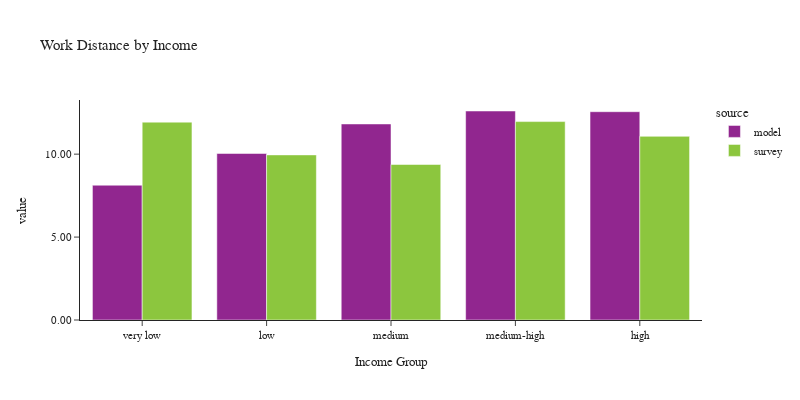

Source (notebook cell):
### Code cell
plot_work_location(df_workers, 'hhincome_group', 'Income', 'Income Group')

### Figure 1 — Plotly figure (JSON) as saved in the notebook; plotly's stock layout.template omitted (floating-point values rounded to 4 significant figures)
{"data": [{"alignmentgroup": "True", "customdata": [[8159], [16096], [47453], [66169], [79046]], "hovertemplate": "source=model<br>hhincome_group=%{x}<br>value=%{y}<br>sample count=%{customdata[0]}<extra></extra>", "legendgroup": "model", "marker": {"color": "#91268F", "pattern": {"shape": ""}}, "name": "model", "offsetgroup": "model", "orientation": "v", "showlegend": true, "textposition": "auto", "type": "bar", "x": ["very low", "low", "medium", "medium-high", "high"], "xaxis": "x", "y": [8.127, 10.04, 11.82, 12.6, 12.56], "yaxis": "y"}, {"alignmentgroup": "True", "customdata": [[224], [109], [369], [540], [350]], "hovertemplate": "source=survey<br>hhincome_group=%{x}<br>value=%{y}<br>sample count=%{customdata[0]}<extra></extra>", "legendgroup": "survey", "marker": {"color": "#8CC63E", "pattern": {"shape": ""}}, "name": "survey", "offsetgroup": "survey", "orientation": "v", "showlegend": true, "textposition": "auto", "type": "bar", "x": ["very low", "low", "medium", "medium-high", "high"], "xaxis": "x", "y": [11.93, 9.955, 9.377, 11.96, 11.07], "yaxis": "y"}], "layout": {"barmode": "group", "font": {"size": 11}, "height": 400, "legend": {"title": {"text": "source"}, "tracegroupgap": 0}, "title": {"text": "Work Distance by Income"}, "width": 800, "xaxis": {"anchor": "y", "domain": [0.0, 1.0], "title": {"text": "Income Group"}}, "yaxis": {"anchor": "x", "domain": [0.0, 1.0], "tickformat": ".2f", "title": {"text": "value"}}}}
